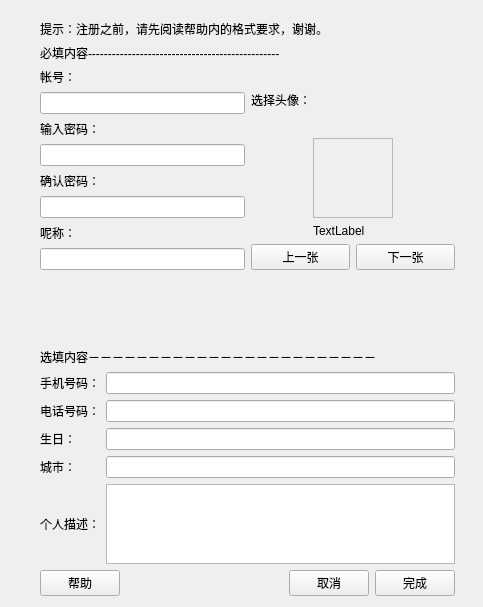
<?xml version="1.0" encoding="UTF-8"?>
<ui version="4.0">
 <class>informationBoxForm</class>
 <widget class="QWidget" name="informationBoxForm">
  <property name="windowModality">
   <enum>Qt::NonModal</enum>
  </property>
  <property name="enabled">
   <bool>true</bool>
  </property>
  <property name="geometry">
   <rect>
    <x>0</x>
    <y>0</y>
    <width>483</width>
    <height>607</height>
   </rect>
  </property>
  <property name="windowTitle">
   <string>Form</string>
  </property>
  <widget class="QWidget" name="layoutWidget">
   <property name="geometry">
    <rect>
     <x>40</x>
     <y>20</y>
     <width>415</width>
     <height>576</height>
    </rect>
   </property>
   <layout class="QVBoxLayout" name="verticalLayout_3">
    <item>
     <widget class="QLabel" name="label_10">
      <property name="text">
       <string>提示：注册之前，请先阅读帮助内的格式要求，谢谢。</string>
      </property>
     </widget>
    </item>
    <item>
     <layout class="QGridLayout" name="gridLayout_3">
      <item row="0" column="0" colspan="2">
       <widget class="QLabel" name="label">
        <property name="text">
         <string>必填内容------------------------------------------------</string>
        </property>
       </widget>
      </item>
      <item row="1" column="0">
       <layout class="QVBoxLayout" name="verticalLayout">
        <item>
         <widget class="QLabel" name="LoginLabel">
          <property name="text">
           <string>帐号：</string>
          </property>
         </widget>
        </item>
        <item>
         <widget class="QLineEdit" name="accountLineEdit"/>
        </item>
        <item>
         <widget class="QLabel" name="label_2">
          <property name="text">
           <string>输入密码：</string>
          </property>
         </widget>
        </item>
        <item>
         <widget class="QLineEdit" name="passwordLineEdit"/>
        </item>
        <item>
         <widget class="QLabel" name="label_3">
          <property name="text">
           <string>确认密码：</string>
          </property>
         </widget>
        </item>
        <item>
         <widget class="QLineEdit" name="confirmPwdLineEdit"/>
        </item>
        <item>
         <widget class="QLabel" name="label_4">
          <property name="text">
           <string>呢称：</string>
          </property>
         </widget>
        </item>
        <item>
         <widget class="QLineEdit" name="nicknameLineEdit"/>
        </item>
       </layout>
      </item>
      <item row="1" column="1">
       <layout class="QGridLayout" name="gridLayout_2">
        <item row="0" column="0" colspan="2">
         <widget class="QLabel" name="label_11">
          <property name="text">
           <string>选择头像：</string>
          </property>
         </widget>
        </item>
        <item row="1" column="0">
         <spacer name="horizontalSpacer">
          <property name="orientation">
           <enum>Qt::Horizontal</enum>
          </property>
          <property name="sizeHint" stdset="0">
           <size>
            <width>40</width>
            <height>20</height>
           </size>
          </property>
         </spacer>
        </item>
        <item row="1" column="1">
         <layout class="QVBoxLayout" name="verticalLayout_2">
          <item>
           <widget class="QFrame" name="avatarFrame">
            <property name="minimumSize">
             <size>
              <width>80</width>
              <height>80</height>
             </size>
            </property>
            <property name="maximumSize">
             <size>
              <width>80</width>
              <height>80</height>
             </size>
            </property>
            <property name="frameShape">
             <enum>QFrame::StyledPanel</enum>
            </property>
            <property name="frameShadow">
             <enum>QFrame::Raised</enum>
            </property>
           </widget>
          </item>
          <item>
           <widget class="QLabel" name="avatarLabel">
            <property name="text">
             <string>TextLabel</string>
            </property>
           </widget>
          </item>
         </layout>
        </item>
        <item row="1" column="2">
         <spacer name="horizontalSpacer_2">
          <property name="orientation">
           <enum>Qt::Horizontal</enum>
          </property>
          <property name="sizeHint" stdset="0">
           <size>
            <width>40</width>
            <height>20</height>
           </size>
          </property>
         </spacer>
        </item>
        <item row="2" column="0" colspan="3">
         <layout class="QHBoxLayout" name="horizontalLayout">
          <item>
           <widget class="QPushButton" name="pastButton">
            <property name="text">
             <string>上一张</string>
            </property>
           </widget>
          </item>
          <item>
           <widget class="QPushButton" name="nextButton">
            <property name="text">
             <string>下一张</string>
            </property>
           </widget>
          </item>
         </layout>
        </item>
       </layout>
      </item>
     </layout>
    </item>
    <item>
     <spacer name="verticalSpacer">
      <property name="orientation">
       <enum>Qt::Vertical</enum>
      </property>
      <property name="sizeHint" stdset="0">
       <size>
        <width>356</width>
        <height>13</height>
       </size>
      </property>
     </spacer>
    </item>
    <item>
     <layout class="QGridLayout" name="gridLayout">
      <item row="0" column="0" colspan="2">
       <widget class="QLabel" name="label_5">
        <property name="text">
         <string>选填内容－－－－－－－－－－－－－－－－－－－－－－－－</string>
        </property>
       </widget>
      </item>
      <item row="1" column="0">
       <widget class="QLabel" name="label_6">
        <property name="text">
         <string>手机号码：</string>
        </property>
       </widget>
      </item>
      <item row="1" column="1">
       <widget class="QLineEdit" name="mobileNumLineEdit"/>
      </item>
      <item row="2" column="0">
       <widget class="QLabel" name="label_7">
        <property name="text">
         <string>电话号码：</string>
        </property>
       </widget>
      </item>
      <item row="2" column="1">
       <widget class="QLineEdit" name="phoneNumLineEdit"/>
      </item>
      <item row="3" column="0">
       <widget class="QLabel" name="label_8">
        <property name="text">
         <string>生日：</string>
        </property>
       </widget>
      </item>
      <item row="4" column="0">
       <widget class="QLabel" name="label_9">
        <property name="text">
         <string>城市：</string>
        </property>
       </widget>
      </item>
      <item row="4" column="1">
       <widget class="QLineEdit" name="cityLineEdit"/>
      </item>
      <item row="5" column="1">
       <widget class="QTextEdit" name="aboutTextEdit">
        <property name="minimumSize">
         <size>
          <width>0</width>
          <height>0</height>
         </size>
        </property>
        <property name="maximumSize">
         <size>
          <width>16777215</width>
          <height>80</height>
         </size>
        </property>
       </widget>
      </item>
      <item row="3" column="1">
       <widget class="QLineEdit" name="birthdayLineEdit"/>
      </item>
      <item row="5" column="0">
       <widget class="QLabel" name="label_12">
        <property name="text">
         <string>个人描述：</string>
        </property>
       </widget>
      </item>
     </layout>
    </item>
    <item>
     <layout class="QHBoxLayout" name="horizontalLayout_2">
      <item>
       <widget class="QPushButton" name="helpPushButton">
        <property name="text">
         <string>帮助</string>
        </property>
       </widget>
      </item>
      <item>
       <spacer name="horizontalSpacer_3">
        <property name="orientation">
         <enum>Qt::Horizontal</enum>
        </property>
        <property name="sizeHint" stdset="0">
         <size>
          <width>40</width>
          <height>20</height>
         </size>
        </property>
       </spacer>
      </item>
      <item>
       <widget class="QPushButton" name="quitPushButton">
        <property name="text">
         <string>取消</string>
        </property>
       </widget>
      </item>
      <item>
       <widget class="QPushButton" name="OKPushButton">
        <property name="text">
         <string>完成</string>
        </property>
       </widget>
      </item>
     </layout>
    </item>
   </layout>
  </widget>
 </widget>
 <resources/>
 <connections/>
</ui>
